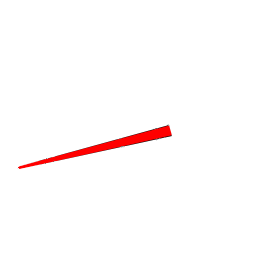
#> input picture Speedometer Images Creator/Revs Images no Writing/Source Images/Rotatable Arrow.png, 276 x 276 px, found by its file name
$ python Image_Creator.py
#> lines starting #> are read from the running program, lines starting #| are printed output that depends on the picture
from PIL import Image

folder_path = "D:\\Documents\\Uni Files\\IA\\Full Blue Racing\\Nextion-Images\\Speedometer Images Creator\\"
image_size = (173,175)

def combine_images(angle,name):
#> called with angle = 0, name = 'speedometer_image_0_deg'
    arrow_path = folder_path+"Rotatable Arrow.png"
    background_path = folder_path+"speedometer image with numers and writing.bmp"

    arrow_image = Image.open(arrow_path)
#> arrow_image is the input picture: PIL image 276x276 RGBA; mean R, G, B, A 3.6, 0.1, 0.1, 3.7
    background_image = Image.open(background_path)
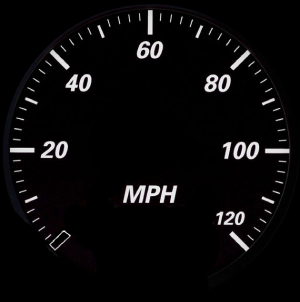
#> input picture Speedometer Images Creator/Speedometer with writing/Source Images/speedometer image with numers and writing.bmp, 300 x 302 px, found by its file name
#> background_image is the input picture: PIL image 300x302 RGB; mean R, G, B 10.1, 9.4, 9.8

    arrow_image = arrow_image.convert("RGBA")
    background_image = background_image.convert("RGBA")
#> background_image: PIL image 300x302 RGBA

    arrow_image = arrow_image.rotate(angle)
    arrow_image.save("temp.png",format="png")
    arrow_image = arrow_image.convert("RGBA")
    background_image = background_image.convert("RGBA")


    width = (background_image.width - arrow_image.width) // 2
#> width = 12
    height = 0

    background_image.paste(arrow_image, (width, height), arrow_image)
    background_image = background_image.resize(image_size)
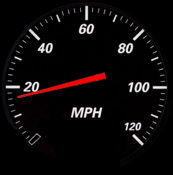
#> background_image: PIL image 173x175 RGBA; mean R, G, B, A 13.1, 9.5, 9.9, 254.8; transparent parts drawn white
    background_image.save("./Image Destination/"+name+".bmp", format="bmp")


def create_images(start_angle,stop_angle):
    for i in range(start_angle, stop_angle):
        combine_images(-i,"speedometer_image_"+str(i)+"_deg")

create_images(0,271)
